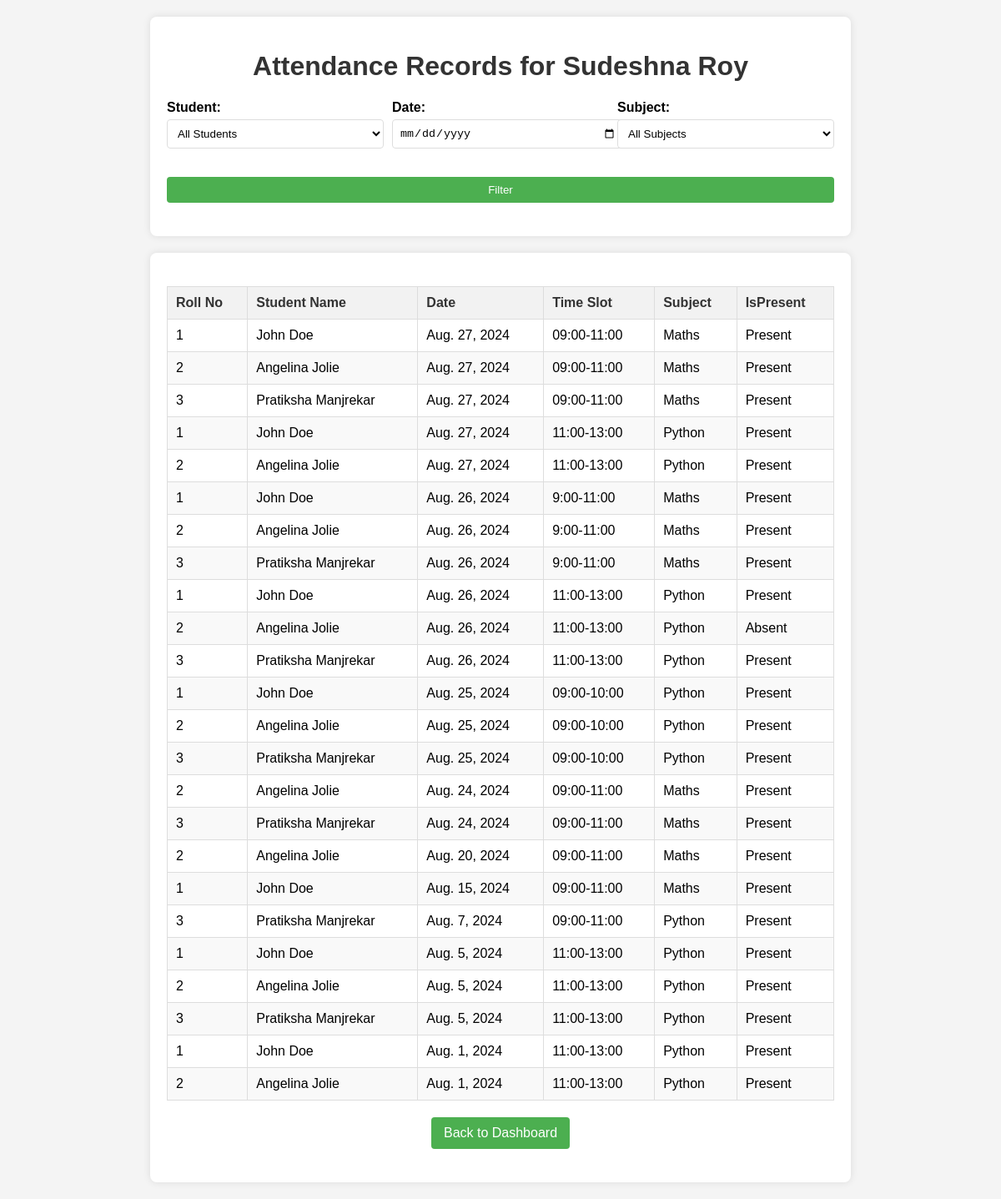
/attendance/view/1 (signed in), run on an earlier commit of the app's database.
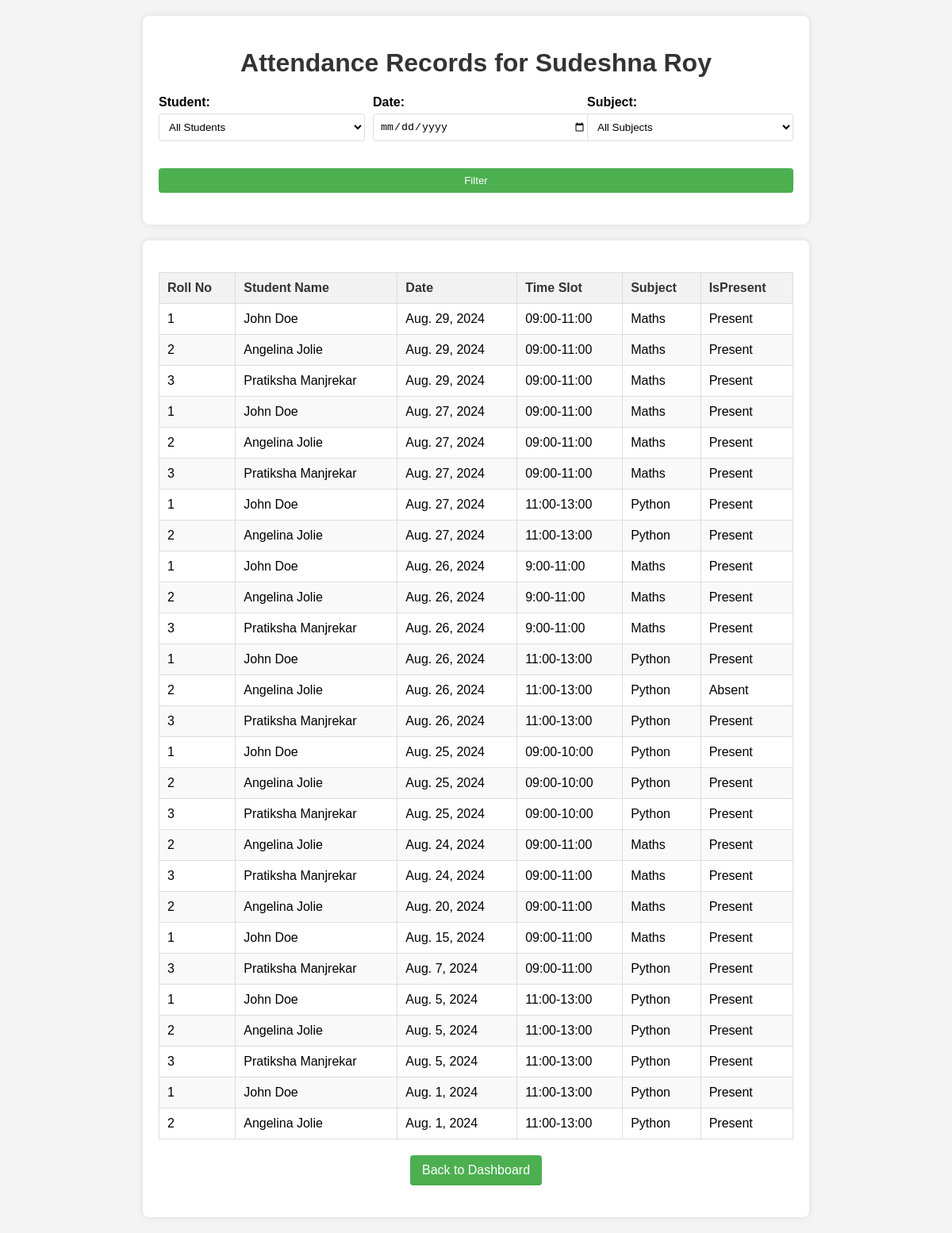
And on a later commit of the database.
### attendance/models.py (models this page shows, shortened)
class Faculty(models.Model):
    user       = models.OneToOneField(User,on_delete=models.CASCADE)
    faculty_id = models.CharField(max_length=10, unique=True)
    name       = models.CharField(max_length=100)
    password   = models.CharField(max_length=100)
    subjects   = models.ManyToManyField(Subject)

class Attendance(models.Model):
    student    = models.ForeignKey(Student, on_delete=models.CASCADE)
    subject    = models.ForeignKey(Subject, on_delete=models.CASCADE)
    date       = models.DateField()
    time_slot  = models.CharField(max_length=20)
    is_present = models.BooleanField(default=True)
    class Meta:
        unique_together = ['student', 'subject', 'date', 'time_slot']

class Student(models.Model):
    user     = models.OneToOneField(User,on_delete=models.CASCADE)
    roll_no  = models.CharField(max_length=10, unique=True)
    name     = models.CharField(max_length=100)
    password = models.CharField(max_length=100)
    subjects = models.ManyToManyField(Subject)

class Subject(models.Model):
    name = models.CharField(max_length=100)
    code = models.CharField(max_length=10, unique=True)

### attendance/views.py (the view)
# urls.py: path('attendance/view/<int:faculty_id>',    views.view_attendance,   name='view_attendance'),
def view_attendance(request, faculty_id):
    if not request.user.is_authenticated:
        return redirect('faculty_login')
    try:
        faculty            = Faculty.objects.get(id=faculty_id)
        subjects           = faculty.subjects.all()
        students           = Student.objects.filter(subjects__in=subjects).distinct()
        attendance_records = Attendance.objects.filter(subject__in=subjects)
        sort_by             = request.GET.get('sort_by', 'date')
        sort_order          = request.GET.get('sort_order', 'asc')
        if sort_by == 'date':
            if sort_order == 'asc':
                attendance_records = attendance_records.order_by('-date')
            else:
                attendance_records = attendance_records.order_by('date')
        student_id = request.GET.get('student')
        if student_id:
            attendance_records = attendance_records.filter(student_id=student_id)
        date = request.GET.get('date')
        if date:
            attendance_records = attendance_records.filter(date=date)
        subject_id = request.GET.get('subject')
        if subject_id:
            attendance_records = attendance_records.filter(subject_id=subject_id)
    except Faculty.DoesNotExist:
        return redirect('faculty_login')
    return render(request, 'view_attendance.html', {
        'faculty'           : faculty,
        'attendance_records': attendance_records,
        'students'          : students,
        'subjects'          : subjects
    })

### attendance/templates/view_attendance.html (shortened to what this page needs)
<!DOCTYPE html>
<html>
<head>
</head>
<body>
    <form method="get" action="{% url 'view_attendance' faculty.id %}">
        <div class="container">
            <h1>Attendance Records for {{ faculty.name }}</h1>
            <div class="filter-container">
                <div>
                    <label for="student">Student:</label>
                    <select id="student" name="student">
                        <option value="">All Students</option>
                    </select>
                </div>
                <div>
                    <label for="date">Date:</label>
                    <input type="date" id="date" name="date" value="{{ request.GET.date }}">
                </div>
                <div>
                    <label for="subject">Subject:</label>
                    <select id="subject" name="subject">
                        <option value="">All Subjects</option>
                    </select>
                </div>
                <div>
                    <button type="submit">Filter</button>
                </div>
            </div>
        </div>
    </form>
    <div class="container">
        <table>
            <thead>
                <tr>
                    <th>Roll No</th>
                    <th>Student Name</th>
                    <th>Date</th>
                    <th>Time Slot</th>
                    <th>Subject</th>
                    <th>IsPresent</th>
                </tr>
            </thead>
            <tbody>
                {% for record in attendance_records %}
                <tr>
                    <td>{{ record.student.roll_no }}</td>
                    <td>{{ record.student.name }}</td>
                    <td>{{ record.date }}</td>
                    <td>{{ record.time_slot }}</td>
                    <td>{{ record.subject.name }}</td>
                    <td>{{ record.is_present|yesno:"Present,Absent" }}</td>
                </tr>
                {% endfor %}
            </tbody>
        </table>
        <a href="{% url 'faculty_options' faculty.id %}" class="back-button">Back to Dashboard</a>
    </div>
</body>
</html>

### attendance/templates/view_attendance.html (style rules this page uses)
body { font-family: Arial, sans-serif; margin: 20px; background-color: #f4f4f4; }
h1 { text-align: center; color: #333; }
.container { background-color: white; padding: 20px; border-radius: 8px; box-shadow: 0 0 10px rgba(0, 0, 0, 0.1); max-width: 800px; margin: 20px auto; overflow: hidden; }
.filter-container { display: flex; flex-wrap: wrap; gap: 10px; margin-bottom: 20px; }
.filter-container div { flex: 1; min-width: 200px; }
label { display: block; margin-bottom: 5px; font-weight: bold; }
select, input[type="date"], button { width: 100%; padding: 8px; border-radius: 4px; border: 1px solid #ddd; background-color: #fff; }
button { margin-top: 24px; background-color: #4CAF50; color: white; border: none; cursor: pointer; }
table { width: 100%; border-collapse: collapse; margin-top: 20px; }
th, td { padding: 10px; text-align: left; border: 1px solid #ddd; }
th { background-color: #f2f2f2; color: #333; }
td { background-color: #fff; }
tr:nth-child(even) td { background-color: #f9f9f9; }
.back-button { display: block; width: fit-content; margin: 20px auto; padding: 10px 15px; text-align: center; border: none; border-radius: 4px; background-color: #4CAF50; color: white; cursor: pointer; text-decoration: none; font-size: 16px; }

What changed in the data, as far as the page shows it:
added Attendance: student.roll_no "1", student.name "John Doe", date "Aug. 29, 2024", time_slot "09:00-11:00", subject.name "Maths", is_present "Present"
added Attendance: student.roll_no "2", student.name "Angelina Jolie", date "Aug. 29, 2024", time_slot "09:00-11:00", subject.name "Maths", is_present "Present"
added Attendance: student.roll_no "3", student.name "Pratiksha Manjrekar", date "Aug. 29, 2024", time_slot "09:00-11:00", subject.name "Maths", is_present "Present"
